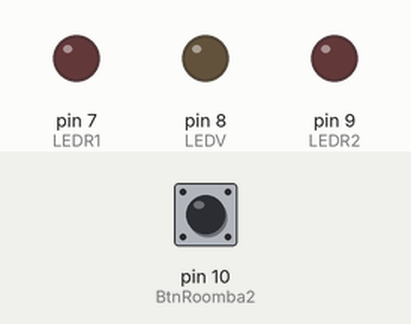
A sketch run on a simulated Arduino Uno, built with avr-gcc and run on an emulated ATmega328P. Parts: output pins drawn as LEDs (lit = HIGH). Dashed ring = blinking. The inputs (shaded band) are chosen by the test bench; at power-on: pin 10 (BtnRoomba2) LOW.

Above: at 1.2 s.
1.3 s: pin 10 (BtnRoomba2) pulled HIGH for 3.2 s
At 2.1 s:
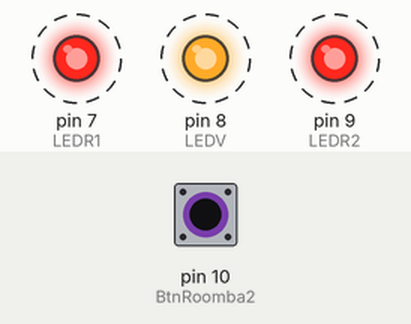
Timing chart, 0 to 5.8 s (numbered marks = the images above; inputs shaded):
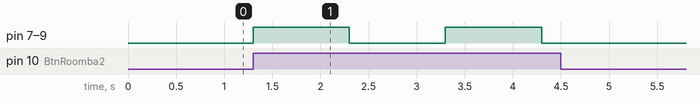

The sketch:

RoombaDashboar.ino
```cpp
#define BtnRoomba1 11
#define BtnRoomba2 10

#define LEDV 8
#define LEDR1 7
#define LEDR2 9
void setup() {
  // put your setup code here, to run once:
  pinMode(BtnRoomba1, INPUT);
  pinMode(BtnRoomba2, INPUT);
  pinMode(LEDV, OUTPUT);
  pinMode(LEDR1, OUTPUT);
  pinMode(LEDR2, OUTPUT);
}

void loop() {
  // put your main code here, to run repeatedly:
  if(digitalRead(BtnRoomba2))
  {
   digitalWrite(LEDV,HIGH);
   digitalWrite(LEDR1,HIGH);
    digitalWrite(LEDR2,HIGH);
    delay(1000);
    digitalWrite(LEDV,LOW);
   digitalWrite(LEDR1,LOW);
    digitalWrite(LEDR2,LOW);
        delay(1000);
  }

}
```

Measured:
- after the input at 1.3 s, pin 7 (LEDR1), pin 8 (LEDV), pin 9 (LEDR2): alternates HIGH for 1.0 s and LOW for 1.0 s, 4 changes in all, then stays LOW, starting at once
